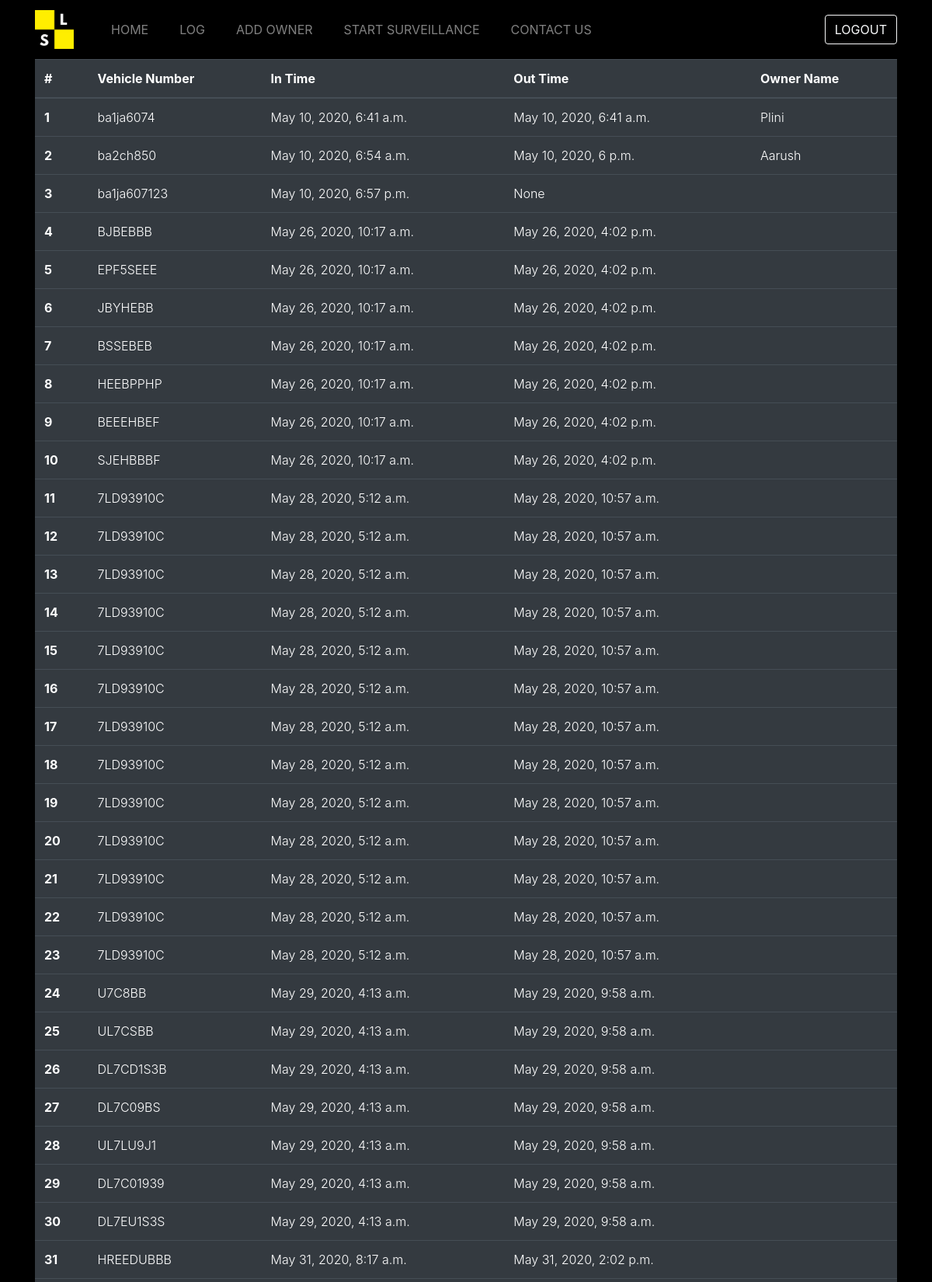
The app's page /displaylog/ (signed in, upper part) with its own data.
### license/models.py (models this page shows, shortened)
class Log(models.Model):
    numberplate = models.CharField(max_length=200)
    timein = models.DateTimeField(auto_now_add=True)
    timeout = models.DateTimeField(auto_now_add=False,null=True,blank=True)

class Owner(models.Model):
    owner_name = models.CharField(max_length=200)
    owner_contact = models.IntegerField()
    owner_email = models.CharField(max_length=50)
    vehiclenumber = models.CharField(max_length=10)
    added_by =models.ForeignKey(settings.AUTH_USER_MODEL, on_delete=models.CASCADE)

### license/views.py (the view)
# urls.py: url('displaylog/',views.displaylog,name='displaylog'),
def displaylog(request):
    loglist = Log.objects.all()
    loglist = loglist.reverse()
    paginator = Paginator(loglist,50)
    page = request.GET.get('page')
    loglist = paginator.get_page(page)
    context = {
        'loglist': loglist,
        'ownerlist': Owner.objects.all()
    }
    return render(request,'displaylog.html',context)

### license/camera.py (called while the page is built)
	def __del__(self):
		self.capWebcam.release()

### templates/displaylog.html (shortened to what this page needs)
{% extends 'base.html' %}
{% load static %}
{% block content %}
{% if user.is_authenticated %}
<div class="container">
<table class="table table-dark">
  <thead class="thead-dark">
    <tr>
      <th scope="col">#</th>
      <th scope="col">Vehicle Number</th>
      <th scope="col">In Time</th>
      <th scope="col">Out Time</th>
        <th scope="col">Owner Name</th>
    </tr>
  </thead>
    <tbody class="font-weight-light">
    {% for one in loglist%}
    <tr>
      <th scope="row">{{forloop.counter}}</th>
      <td>{{ one.numberplate }}</td>
      <td>{{ one.timein }}</td>
      <td>{{ one.timeout }}</td>
      <td>
      {% for num in ownerlist %}
        {% if one.numberplate in num.vehiclenumber %}
         {{num.owner_name}}
        {% endif %}
      {% endfor %}
      </td>
    </tr>
    {% endfor %}
    </tbody>
</table>
</div>
{% else %}
    <p>Login <a href="/login">here!</a></p>
{% endif %}
{% endblock %}

### templates/base.html (shortened to what this page needs)
{% load static %}
<!DOCTYPE html>
<html lang="en">
<head>
    <link href="{% static 'css/style.css' %}" rel="stylesheet" type="text/css">
    <link href="{% static 'css/bootstrap.min.css' %}" rel="stylesheet" type="text/css">
</head>
<nav class="navbar navbar-expand-lg navbar-dark">
  <div class="container">
    <a class="navbar-brand" href="{% url 'home' %}"><img src="{% static 'img/logoa.png' %}" height="50px" width="50px"/></a>
  <div class="collapse navbar-collapse" id="navbarSupportedContent">
    <ul class="navbar-nav mr-auto">
      <li class="nav-item mx-4">
        <a class="nav-link text-uppercase" href="{% url 'home' %}">Home <span class="sr-only">(current)</span></a>
      </li>
      {% if user.is_authenticated %}
      <li class="nav-item mr-4">
        <a class="nav-link text-uppercase" href="{% url 'displaylog' %}">Log</a>
      </li>
        <li class="nav-item mr-4">
        <a class="nav-link text-uppercase" href="{% url 'addowner' %}">Add Owner</a>
      </li>
        <li class="nav-item mr-4">
        <a class="nav-link text-uppercase" href="{% url 'stream' %}">Start Surveillance</a>
      </li>
      {% else %}
    <li class="nav-item mr-4">
        <a class="nav-link text-uppercase" href="{% url 'register' %}">Register</a>
      </li>
    {% endif %}
        <li class="nav-item mr-4">
        <a class="nav-link text-uppercase" href="#">Contact Us</a>
      </li>
    </ul>
    {% if user.is_authenticated %}
    <a href="{% url 'logout' %}" ><button class="btn btn-outline-light my-2 my-sm-0 text-uppercase" type="submit"> Logout</button></a>
    {% else %}
    <a href="{% url 'login' %}" ><button class="btn btn-outline-light my-2 my-sm-0 text-uppercase" type="submit"> Login</button></a>
    {% endif %}
      </div>
  </div>
</nav>
<body class="text-white">
{% block content %}
{% endblock %}
</body>
</html>

### templates/base.html (style rules this page uses)
body { background-color:black; !important text: white; !important font:14px/28px DINPro-Bold,Arial,Verdana,sans-serif; !important }

### records on screen
Log: numberplate "ba1ja6074", timein "May 10, 2020, 6:41 a.m.", timeout "May 10, 2020, 6:41 a.m."
Owner: owner_name "Plini"
Log: numberplate "ba2ch850", timein "May 10, 2020, 6:54 a.m.", timeout "May 10, 2020, 6 p.m."
Owner: owner_name "Aarush"
Log: numberplate "ba1ja607123", timein "May 10, 2020, 6:57 p.m.", timeout "None"
Log: numberplate "BJBEBBB", timein "May 26, 2020, 10:17 a.m.", timeout "May 26, 2020, 4:02 p.m."
Log: numberplate "EPF5SEEE", timein "May 26, 2020, 10:17 a.m.", timeout "May 26, 2020, 4:02 p.m."
Log: numberplate "JBYHEBB", timein "May 26, 2020, 10:17 a.m.", timeout "May 26, 2020, 4:02 p.m."
Log: numberplate "BSSEBEB", timein "May 26, 2020, 10:17 a.m.", timeout "May 26, 2020, 4:02 p.m."
Log: numberplate "HEEBPPHP", timein "May 26, 2020, 10:17 a.m.", timeout "May 26, 2020, 4:02 p.m."
Log: numberplate "BEEEHBEF", timein "May 26, 2020, 10:17 a.m.", timeout "May 26, 2020, 4:02 p.m."
Log: numberplate "SJEHBBBF", timein "May 26, 2020, 10:17 a.m.", timeout "May 26, 2020, 4:02 p.m."
Log: numberplate "7LD93910C", timein "May 28, 2020, 5:12 a.m.", timeout "May 28, 2020, 10:57 a.m."
Log: numberplate "7LD93910C", timein "May 28, 2020, 5:12 a.m.", timeout "May 28, 2020, 10:57 a.m."
Log: numberplate "7LD93910C", timein "May 28, 2020, 5:12 a.m.", timeout "May 28, 2020, 10:57 a.m."
Log: numberplate "7LD93910C", timein "May 28, 2020, 5:12 a.m.", timeout "May 28, 2020, 10:57 a.m."
Log: numberplate "7LD93910C", timein "May 28, 2020, 5:12 a.m.", timeout "May 28, 2020, 10:57 a.m."
Log: numberplate "7LD93910C", timein "May 28, 2020, 5:12 a.m.", timeout "May 28, 2020, 10:57 a.m."
Log: numberplate "7LD93910C", timein "May 28, 2020, 5:12 a.m.", timeout "May 28, 2020, 10:57 a.m."
Log: numberplate "7LD93910C", timein "May 28, 2020, 5:12 a.m.", timeout "May 28, 2020, 10:57 a.m."
Log: numberplate "7LD93910C", timein "May 28, 2020, 5:12 a.m.", timeout "May 28, 2020, 10:57 a.m."
Log: numberplate "7LD93910C", timein "May 28, 2020, 5:12 a.m.", timeout "May 28, 2020, 10:57 a.m."
Log: numberplate "7LD93910C", timein "May 28, 2020, 5:12 a.m.", timeout "May 28, 2020, 10:57 a.m."
Log: numberplate "7LD93910C", timein "May 28, 2020, 5:12 a.m.", timeout "May 28, 2020, 10:57 a.m."
Log: numberplate "7LD93910C", timein "May 28, 2020, 5:12 a.m.", timeout "May 28, 2020, 10:57 a.m."
Log: numberplate "U7C8BB", timein "May 29, 2020, 4:13 a.m.", timeout "May 29, 2020, 9:58 a.m."
Log: numberplate "UL7CSBB", timein "May 29, 2020, 4:13 a.m.", timeout "May 29, 2020, 9:58 a.m."
Log: numberplate "DL7CD1S3B", timein "May 29, 2020, 4:13 a.m.", timeout "May 29, 2020, 9:58 a.m."
Log: numberplate "DL7C09BS", timein "May 29, 2020, 4:13 a.m.", timeout "May 29, 2020, 9:58 a.m."
Log: numberplate "UL7LU9J1", timein "May 29, 2020, 4:13 a.m.", timeout "May 29, 2020, 9:58 a.m."
Log: numberplate "DL7C01939", timein "May 29, 2020, 4:13 a.m.", timeout "May 29, 2020, 9:58 a.m."
Log: numberplate "DL7EU1S3S", timein "May 29, 2020, 4:13 a.m.", timeout "May 29, 2020, 9:58 a.m."
Log: numberplate "HREEDUBBB", timein "May 31, 2020, 8:17 a.m.", timeout "May 31, 2020, 2:02 p.m."
